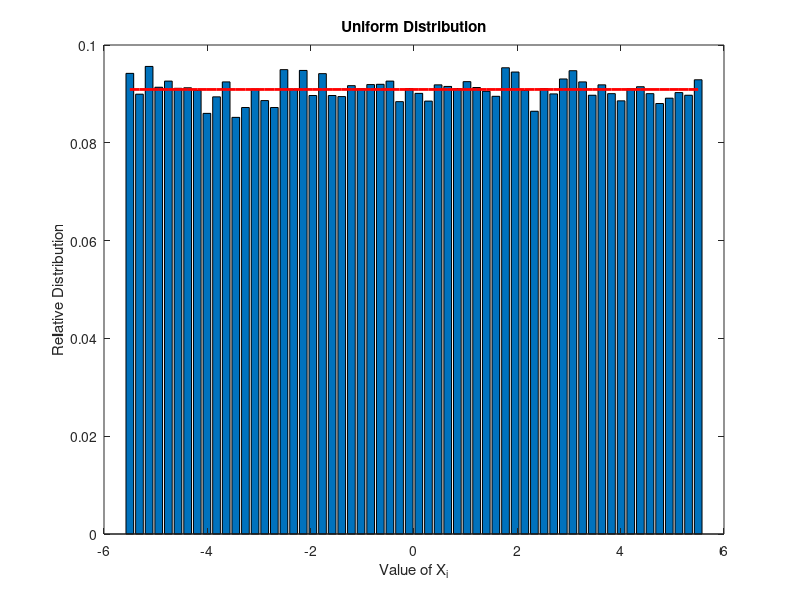
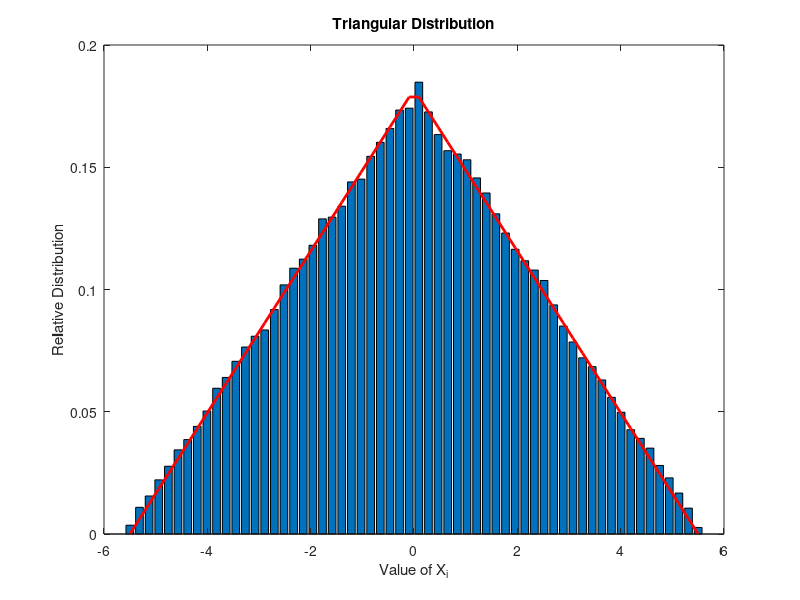
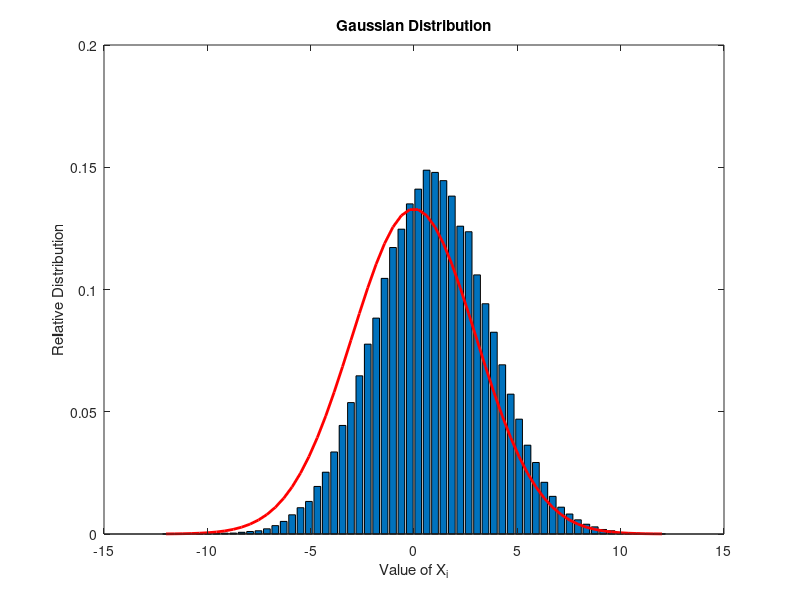
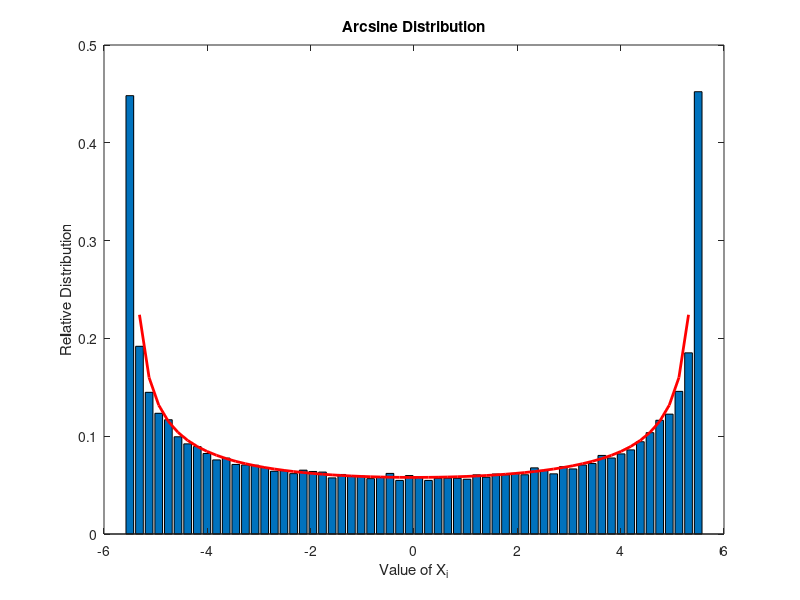

These figures' MATLAB source, in order:
%*************************************************************************************
% Joel M. Brigida
% STA4821-002: 
% Dr. Valentine Aalo
% Homework #4: Due August 1st, 2021
%*************************************************************************************
clear;                          % clear saved variables
clc;                            % clear command window

% setup global variables:
Znum = [9 2 3 4 5 6 7 8];       % Z# stored as an array
b = mean(Znum);                 % b = sample interval size (not for gaussian)
var = max(Znum);                % sample variance = mean of Z#
sigma = sqrt(var);              % sample std dev for gaussian calculation

n = 100000;                     % n = number of random samples to generate
m = 60;                         % m = # of intervals for bar graph histogram

%*************************************************************************************
%% Problem #1: Uniform Distribution

% Algorithm to generate random variable Q in interval (-b, b):
% X = (2 * b) * U - b
V1 = 2 * b * rand(1, n) - b;   	% rand creates 1 row, n column matrix
Y1 = hist(V1, m) / n;           % hist Y axis becomes relative frequency
X1 = linspace(-b, b, m);        % define X axis for histogram as array

% NOTES:
% 1) hist(Q, m) generates histogram w/ var Q plotted over 'm' intervals
% 2) hist(Q, m) / n changes Y axis to a percentile relative 
%   scale rather than a total count scale.
% 3) Y = hist(Q, m) / n stores numerical values only, not X values for 
%   plot, and Y is stored as an array / vector of length 'm'.
% 4) Defining X1 = linspace(-b , b, m) defines the X axis for the histogram
% as an array.

disp('Uniform Distribution Interval Probabilities:')
disp([X1',Y1']);                                % display probabilities for each bin.

% Determine range of intervals for histogram:
x1a = find(-b / 8 <= X1 & X1 <= b / 8);         % Range #1
x2a = find(-b / 4 <= X1 & X1 <= b / 4);         %
x3a = find(-3 * b / 8 <= X1 & X1 <= 3 * b / 8); %
x4a = find(-b / 2 <= X1 & X1 <= b / 2);         %
x5a = find(-5 * b / 8 <= X1 & X1 <= 5 * b / 8); %
x6a = find(-3 * b / 4 <= X1 & X1 <= 3 * b / 4); %
x7a = find(-7 * b / 8 <= X1 & X1 <= 7 * b / 8); %
x8a = find(-b <= X1 & X1 <= b);                 % Range #8

% Determine probability in each range:
P1a = sum(Y1(x1a));
P2a = sum(Y1(x2a));
P3a = sum(Y1(x3a));
P4a = sum(Y1(x4a));
P5a = sum(Y1(x5a));
P6a = sum(Y1(x6a));
P7a = sum(Y1(x7a));
P8a = sum(Y1(x8a));
disp('Uniform Distribution Probabilities:')
disp([P1a,P2a,P3a,P4a,P5a,P6a,P7a,P8a])         % display interval probabilities

% Create And Plot Histogram:
figure(1)                                       % 1st Histogram: Standard Uniform

Width = 2 * b / m;                              % 2b = width of plot, m = # of bins
Y1 = Y1 / Width;                                % normalize probability density (total area = 1)
bar(X1, Y1)                                     % generate bar chart from -b to b w/ m intervals

hold on;                                        % add next entries to the same chart:

n1a = find(X1 <= 0);                            % determine negative x values
x1a = X1(n1a);

n2a = find(X1 > 0);                             % determine positive x values
x2a = X1(n2a);

fx1(n1a) = 1 / (2 * b);                         % generate 1st half of Uniform chart
fx1(n2a) = 1 / (2 * b);                         % generate 2nd half of Uniform chart

plot(X1, fx1, 'r', 'linewidth', 2)              % plot red line for PDF chart
title('Uniform Distribution')                   % declare a title for the chart
ylabel('Relative Distribution')                 % name y-axis
xlabel('Value of X_i')                          % name x-axis

%*************************************************************************
%% Problem #2: Triangular Distribution

% Algo to generate Random Variable: X = b(U_1 - U_2)
V3 = b * (rand(1, n) - rand(1, n)); % rand creates 1 row, n column matrix
Y3 = hist(V3, m) / n;                           % hist Y axis becomes relative frequency
X3 = linspace(-b, b, m);    	                % define X axis for histogram as array

disp('Triangular Interval Probabilities:')
disp([X3',Y3'])                                 % display probabilities for each bin.

% Determine range of intervals for histogram:
x1c = find(-b / 8 <= X3 & X3 <= b / 8);         % Range #1
x2c = find(-b / 4 <= X3 & X3 <= b / 4);         %
x3c = find(-3 * b / 8 <= X3 & X3 <= 3 * b / 8); %
x4c = find(-b / 2 <= X3 & X3 <= b / 2);         %
x5c = find(-5 * b / 8 <= X3 & X3 <= 5 * b / 8); %
x6c = find(-3 * b / 4 <= X3 & X3 <= 3 * b / 4); %
x7c = find(-7 * b / 8 <= X3 & X3 <= 7 * b / 8); %
x8c = find(-b <= X3 & X3 <= b);                 % Range #8

% Determine probability in each range:
P1c = sum(Y3(x1c));
P2c = sum(Y3(x2c));
P3c = sum(Y3(x3c));
P4c = sum(Y3(x4c));
P5c = sum(Y3(x5c));
P6c = sum(Y3(x6c));
P7c = sum(Y3(x7c));
P8c = sum(Y3(x8c));

disp('Triangular Distribution Probabilities:')
disp([P1c,P2c,P3c,P4c,P5c,P6c,P7c,P8c])         % display interval probabilities

% Plot Histogram:
figure(2)                                       % 2nd Histogram: Triangular Distribution
Y3 = Y3 / Width;                                % normalize prob density (tot area = 1)
bar(X3, Y3)                                     % bar chart from -b to b w/ m intervals

hold on;

n1c = find(X3 <= 0);                            % determine negative x values
x1c = X3(n1c);
Plot3a = (x1c + b) / (b * b);                   % negative PDF line

n2c = find(X3 > 0);                             % determine positive x values
x2c = X3(n2c);
Plot3b = (b - x2c) / (b * b);                   % positive PDF line

fx3(n1c) = Plot3a;                              % generate 1st half of triangular PDF
fx3(n2c) = Plot3b;                              % generate 2nd half of triangular PDF
plot(X3, fx3, 'r', 'linewidth', 2)              % plot red triangular PDF line
title('Triangular Distribution')                % declare a title for the chart
ylabel('Relative Distribution')                 % name y-axis
xlabel('Value of X_i')                          % name x-axis

%*************************************************************************
%% Problem #3: Gaussian Distribution

% Algo to generate Random Variable: X = stddev * (Z)
V2 = sigma * randn(1, n);                       % randn creates 1 row, n column matrix
Y2 = hist(V2, m) / n;                           % hist Y axis becomes relative frequency

% define X axis for gaussian histogram as +/- 4 standard deviations:
X2 = linspace(-4 * sigma, 4 * sigma, m);

disp('Gaussian Distribution Interval Probabilities:')
disp([X2',Y2']);                                % display probabilities for each bin.

% Determine range of intervals for histogram:
x1b = find(-sigma / 2 <= X2 & X2 <= sigma / 2);        	% Range #1
x2b = find(-sigma <= X2 & X2 <= sigma);                 %
x3b = find(-3 * sigma / 2 <= X2 & X2 <= 3 * sigma / 2);	%
x4b = find(-2 * sigma <= X2 & X2 <= 2 * sigma);        	%
x5b = find(-5 * sigma / 2 <= X2 & X2 <= 5 * sigma / 2);	%
x6b = find(-3 * sigma <= X2 & X2 <= 3 * sigma);         %
x7b = find(-7 * sigma / 2 <= X2 & X2 <= 7 * sigma / 2);	%
x8b = find(-4 * sigma <= X2 & X2 <= 4 * sigma);         % Range #8

% Determine probability in each range:
P1b = sum(Y2(x1b));
P2b = sum(Y2(x2b));
P3b = sum(Y2(x3b));
P4b = sum(Y2(x4b));
P5b = sum(Y2(x5b));
P6b = sum(Y2(x6b));
P7b = sum(Y2(x7b));
P8b = sum(Y2(x8b));
disp('Gaussian Distribution Probabilities:')
disp([P1b,P2b,P3b,P4b,P5b,P6b,P7b,P8b])         % display interval probabilities

% Create And Plot Histogram:
figure(3)                                       % 3nd Histogram: Gaussian Distribution

Width2 = 8 * sigma / m;                         % 8 * sigma = width of plot, m = # of bins
Y2 = Y2 / Width2;                               % normalize probability density (total area = 1)
bar(X2, Y2)                                     % bar chart from -4sigma to 4sigma w/ m intervals

hold on;                                        % add next entries to the same chart:

n1b = find(X2 <= 0);                            % determine negative x values
x1b = X2(n1b);
Plot2a = (1 / (sqrt(2 * pi * var))) * (exp(-((x1b .* x1b) / (2 * var))));

n2b = find(X2 > 0);   	% determine positive x values
x2b = X2(n2b);
Plot2b = (1 / (sqrt(2 * pi * var))) * (exp(-((x2b .* x2b) / (2 * var))));

fx2(n1b) = Plot2a;                              % generate 1st half of Gaussian PDF line
fx2(n2b) = Plot2b;                              % generate 2nd half of Gaussian PDF line

plot(X2, fx2, 'r', 'linewidth', 2)              % plot red line for PDF chart
title('Gaussian Distribution')                  % declare a title for the chart
ylabel('Relative Distribution')                 % name y-axis
xlabel('Value of X_i')                          % name x-axis

%*************************************************************************
%% Problem #4: Arcsine Distribution

% Algo to generate Random Variable: X = b * sin(pi * (U - (1/2))

V4 = b * sin(pi * (rand(1, n) - 0.5));
Y4 = hist(V4, m) / n;                           % hist Y axis becomes relative frequency
X4 = linspace(-b, b, m);                        % define X axis for histogram as array

disp('Arcsine Interval Probabilities:')
disp([X4',Y4'])                                 % display probabilities for each bin.

% Determine range of intervals for histogram:
x1d = find(-b / 8 <= X4 & X4 <= b / 8);         % Range #1
x2d = find(-b / 4 <= X4 & X4 <= b / 4);         %
x3d = find(-3 * b / 8 <= X4 & X4 <= 3 * b / 8); %
x4d = find(-b / 2 <= X4 & X4 <= b / 2);         %
x5d = find(-5 * b / 8 <= X4 & X4 <= 5 * b / 8); %
x6d = find(-3 * b / 4 <= X4 & X4 <= 3 * b / 4); %
x7d = find(-7 * b / 8 <= X4 & X4 <= 7 * b / 8); %
x8d = find(-b <= X4 & X4 <= b);                 % Range #8

% Determine probability in each range:
P1d = sum(Y4(x1d));
P2d = sum(Y4(x2d));
P3d = sum(Y4(x3d));
P4d = sum(Y4(x4d));
P5d = sum(Y4(x5d));
P6d = sum(Y4(x6d));
P7d = sum(Y4(x7d));
P8d = sum(Y4(x8d));

disp('Arcsine Distribution Probabilities:')
disp([P1d,P2d,P3d,P4d,P5d,P6d,P7d,P8d])         % display interval probabilities

% Plot Histogram:
figure(4)                                       % 4th Histogram: Arcsine Distribution
Y4 = Y4 / Width;                                % normalize prob density (tot area = 1)
bar(X4, Y4)                                     % bar chart from -b to b w/ m intervals

hold on;

n1d = find(X4 <= 0);                            % determine negative x values
x1d = X4(n1d);
Plot4a = 1 ./ (pi * sqrt((b * b) - (x1d .* x1d)));

n2d = find(X4 > 0);                             % determine positive x values
x2d = X4(n2d);
Plot4b = 1 ./ (pi * sqrt((b * b) - (x2d .* x2d)));

fx4(n1d) = Plot4a;
fx4(n2d) = Plot4b;
plot(X4, fx4, 'r', 'linewidth', 2)              % plot red triangular PDF line
title('Arcsine Distribution')                   % declare a title for the chart
ylabel('Relative Distribution')                 % name y-axis
xlabel('Value of X_i')                          % name x-axis

%*************************************************************************